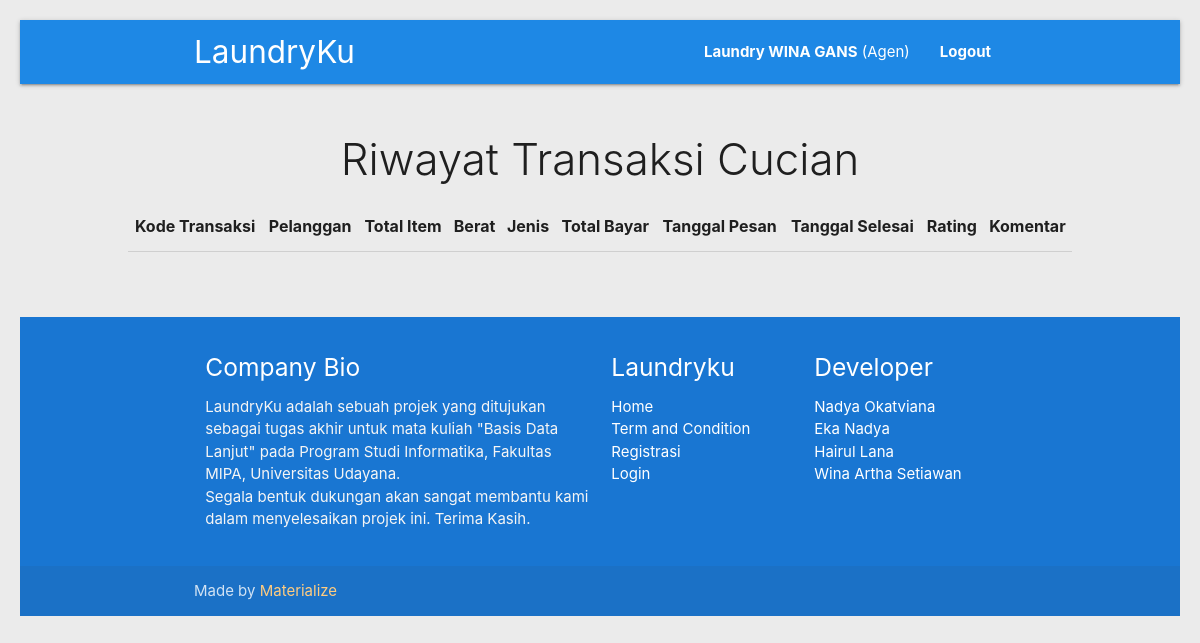
Page /transaksi.php (signed in) on the earlier database version.
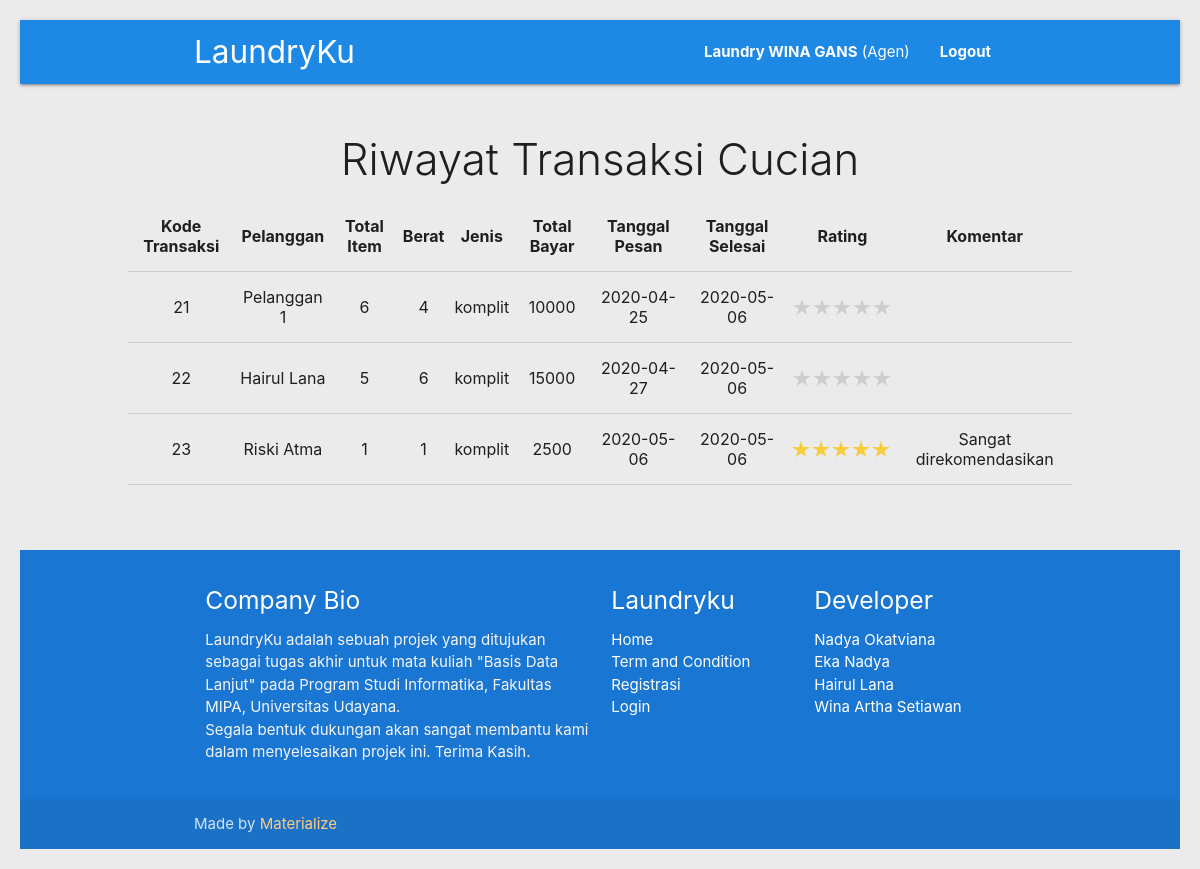
Same page on the later database version.
### tables this page shows
CREATE TABLE `agen` (
  `id_agen` int(11) NOT NULL,
  `nama_laundry` varchar(30) DEFAULT NULL,
  `nama_pemilik` varchar(30) DEFAULT NULL,
  `telp` varchar(13) DEFAULT NULL,
  `email` varchar(30) DEFAULT NULL,
  `kota` varchar(20) DEFAULT NULL,
  `alamat` varchar(100) DEFAULT NULL,
  `plat_driver` varchar(12) DEFAULT NULL,
  `foto` text NOT NULL,
  `password` varchar(255) DEFAULT NULL
);

CREATE TABLE `transaksi` (
  `kode_transaksi` int(11) NOT NULL,
  `id_cucian` int(11) NOT NULL,
  `id_agen` int(11) NOT NULL,
  `id_pelanggan` int(11) NOT NULL,
  `tgl_mulai` date DEFAULT NULL,
  `tgl_selesai` date DEFAULT NULL,
  `total_bayar` int(11) DEFAULT NULL,
  `rating` int(11) DEFAULT NULL,
  `komentar` text NOT NULL
);

CREATE TABLE `pelanggan` (
  `id_pelanggan` int(11) NOT NULL,
  `nama` varchar(30) DEFAULT NULL,
  `email` varchar(30) DEFAULT NULL,
  `telp` varchar(13) DEFAULT NULL,
  `kota` varchar(20) DEFAULT NULL,
  `alamat` varchar(100) DEFAULT NULL,
  `foto` text NOT NULL,
  `password` varchar(255) DEFAULT NULL
);

CREATE TABLE `cucian` (
  `id_cucian` int(11) NOT NULL,
  `id_agen` int(11) NOT NULL,
  `id_pelanggan` int(11) DEFAULT NULL,
  `tgl_mulai` date NOT NULL,
  `tgl_selesai` date NOT NULL,
  `jenis` varchar(15) DEFAULT NULL,
  `total_item` int(11) DEFAULT NULL,
  `berat` double DEFAULT NULL,
  `alamat` varchar(100) NOT NULL,
  `catatan` text NOT NULL,
  `status_cucian` varchar(20) DEFAULT NULL
);

### transaksi.php (the view, shortened to what this page needs)
<?php
include 'connect-db.php';
include 'functions/functions.php';
if(isset($_SESSION["login-admin"]) && isset($_SESSION["admin"])){
    $idAdmin = $_SESSION["admin"];
    $login = "Admin";
}else if(isset($_SESSION["login-agen"]) && isset($_SESSION["agen"])){
    $idAgen = $_SESSION["agen"];
    $login = "Agen";
}else if (isset($_SESSION["login-pelanggan"]) && isset($_SESSION["pelanggan"])){
    $idPelanggan = $_SESSION["pelanggan"];
    $login = "Pelanggan";
}else {
    echo "
        <script>
            document.location.href = 'login.php';
        </script>
    ";
}
?>
<!DOCTYPE html>
<html lang="en">
<head>
</head>
<body>
<?php include 'header.php'; ?>
    <div class="row">
        <h3 class="header col s12 light center">Riwayat Transaksi Cucian</h3>
        <br>
        <?php if ($login == "Admin") : $query = mysqli_query($connect, "SELECT * FROM transaksi"); ?>
        <div class="col s10 offset-s1">
            <table border=1 cellpadding=10 class="responsive-table centered">
                <tr>
                    <td style="font-weight:bold;">Kode Transaksi</td>
                    <td style="font-weight:bold;">Agen</td>
                    <td style="font-weight:bold;">Pelanggan</td>
                    <td style="font-weight:bold;">Total Item</td>
                    <td style="font-weight:bold;">Berat</td>
                    <td style="font-weight:bold;">Jenis</td>
                    <td style="font-weight:bold;">Total Bayar</td>
                    <td style="font-weight:bold;">Tanggal Pesan</td>
                    <td style="font-weight:bold;">Tanggal Selesai</td>
                    <td style="font-weight:bold;">Rating</td>
                    <td style="font-weight:bold;">Komentar</td>
                </tr>
                <?php while ($transaksi = mysqli_fetch_assoc($query)) : ?>
                <tr>
                    <td><?php echo $kodeTransaksi = $transaksi["kode_transaksi"] ?></td>
                    <td>
                        <?php
                            $temp = $transaksi["id_agen"];
                            $agen = mysqli_query($connect, "SELECT * FROM agen WHERE id_agen = '$temp'");
                            $agen = mysqli_fetch_assoc($agen);
                            echo $agen["nama_laundry"];
                        ?>
                    </td>
                    <td>
                        <?php
                            $temp = $transaksi["id_pelanggan"];
                            $pelanggan = mysqli_query($connect,"SELECT * FROM pelanggan WHERE id_pelanggan = '$temp'");
                            $pelanggan = mysqli_fetch_assoc($pelanggan);
                            echo $pelanggan["nama"];
                        ?>
                    </td>
                    <td>
                        <?php
                            $idCucian = $transaksi["id_cucian"];
                            $cucian = mysqli_query($connect, "SELECT * FROM cucian WHERE id_cucian = $idCucian");
                            $cucian = mysqli_fetch_assoc($cucian);
                            echo $cucian["total_item"];
                        ?>
                    </td>
                    <td><?= $cucian["berat"] ?></td>
                    <td><?= $cucian["jenis"] ?></td>
                    <td><?= $transaksi["total_bayar"] ?></td>
                    <td><?= $transaksi["tgl_mulai"] ?></td>
                    <td><?= $transaksi["tgl_selesai"] ?></td>
                    <td>
                        <?php
                            $star = mysqli_query($connect,"SELECT * FROM transaksi WHERE kode_transaksi = $kodeTransaksi");
                            $star = mysqli_fetch_assoc($star);
                            $star = ceil($star["rating"]);
                        ?>
                        <fieldset class="bintang"><span class="starImg star-<?= $star ?>"></span></fieldset>
                    </td>
                    <td><?= $transaksi["komentar"] ?></td>
                </tr>
                <?php endwhile; ?>
            </table>
        </div>
        <?php elseif ($login == "Agen") : $query = mysqli_query($connect, "SELECT * FROM transaksi WHERE id_agen = '$idAgen'"); ?>
        <div class="col s10 offset-s1">
        <table border=1 cellpadding=10 class="responsive-table centered">
                <tr>
                    <td style="font-weight:bold">Kode Transaksi</td>
                    <td style="font-weight:bold">Pelanggan</td>
                    <td style="font-weight:bold">Total Item</td>
                    <td style="font-weight:bold">Berat</td>
                    <td style="font-weight:bold">Jenis</td>
                    <td style="font-weight:bold">Total Bayar</td>
                    <td style="font-weight:bold">Tanggal Pesan</td>
                    <td style="font-weight:bold">Tanggal Selesai</td>
                    <td style="font-weight:bold">Rating</td>
                    <td style="font-weight:bold">Komentar</td>
                </tr>
                <?php while ($transaksi = mysqli_fetch_assoc($query)) : ?>
                <tr>
                    <td><?php echo $kodeTransaksi = $transaksi["kode_transaksi"] ?></td>
                    <td>
                        <?php
                            $temp = $transaksi["id_pelanggan"];
                            $pelanggan = mysqli_query($connect,"SELECT * FROM pelanggan WHERE id_pelanggan = '$temp'");
                            $pelanggan = mysqli_fetch_assoc($pelanggan);
                            echo $pelanggan["nama"];
                        ?>
                    </td>
                    <td>
                        <?php
                            $idCucian = $transaksi["id_cucian"];
                            $cucian = mysqli_query($connect, "SELECT * FROM cucian WHERE id_cucian = $idCucian");
                            $cucian = mysqli_fetch_assoc($cucian);
                            echo $cucian["total_item"];
                        ?>
                    </td>
                    <td><?= $cucian["berat"] ?></td>
                    <td><?= $cucian["jenis"] ?></td>
                    <td><?= $transaksi["total_bayar"] ?></td>
                    <td><?= $transaksi["tgl_mulai"] ?></td>
                    <td><?= $transaksi["tgl_selesai"] ?></td>
                    <td>
                        <?php
                            $star = mysqli_query($connect,"SELECT * FROM transaksi WHERE kode_transaksi = $kodeTransaksi");
                            $star = mysqli_fetch_assoc($star);
                            $star = ceil($star["rating"]);
                        ?>
                        <fieldset class="bintang"><span class="starImg star-<?= $star ?>"></span></fieldset>
                    </td>
                    <td><?= $transaksi["komentar"] ?></td>
                </tr>
                <?php endwhile; ?>
            </table>
        </div>
        <?php endif; ?>
    </div>
    <?php include "footer.php"; ?>
</body>
</html>

### header.php (shortened to what this page needs)
<nav class="blue darken-1" role="navigation">
    <div class="nav-wrapper container">
        <a id="logo-container" href="index.php" class="brand-logo">LaundryKu</a>
        <ul class="right hide-on-med-and-down">
            <li>
            <?php
                global $connect;
                if ( isset($_SESSION["login-pelanggan"]) && isset($_SESSION["pelanggan"])){
                    $idPelanggan = $_SESSION["pelanggan"];
                    $data = mysqli_query($connect, "SELECT * FROM pelanggan WHERE id_pelanggan = '$idPelanggan'");
                    $data = mysqli_fetch_assoc($data);
                    $nama = $data["nama"];
                    echo "
                        <a href='pelanggan.php'><b>$nama</b> (Pelanggan)</a>
                    ";
                }else if ( isset($_SESSION["login-agen"]) && isset($_SESSION["agen"])){
                    $id_agen = $_SESSION["agen"];
                    $data = mysqli_query($connect, "SELECT * FROM agen WHERE id_agen = '$id_agen'");
                    $data = mysqli_fetch_assoc($data);
                    $nama = $data["nama_laundry"];
                    echo "
                        <a href='agen.php'><b>$nama</b> (Agen)</a>
                    ";
                }else if ( isset($_SESSION["login-admin"]) && isset($_SESSION["admin"])){
                    echo "
                        <a href='admin.php'><span><b>Admin</b> (Admin)</a>
                    ";
                }else {
                    echo "
                        <a href='registrasi.php'><b>Registrasi</b></a>
                    ";
                }
            ?>
            </li>
            <li>
            <?php
                if ( isset($_SESSION["login-pelanggan"]) && isset($_SESSION["pelanggan"]) || isset($_SESSION["login-agen"]) && isset($_SESSION["agen"]) || isset($_SESSION["login-admin"]) && isset($_SESSION["admin"]) ){
                    echo "
                        <a href='logout.php'><b>Logout</b></a>
                    ";
                }else {
                    echo "
                        <a href='login.php'><b>Login</b></a>
                    ";
                }
            ?>
            </li>
        </ul>
    </div>
</nav>
<br/>

### footer.php (shortened to what this page needs)
<br><br>
<footer class="page-footer blue darken-2">
    <div class="container">
        <div class="row">
            <div class="col l6 s12">
            <h5 class="white-text">Company Bio</h5>
            <p class="grey-text text-lighten-4">
                LaundryKu adalah sebuah projek yang ditujukan sebagai tugas akhir untuk mata kuliah "Basis Data Lanjut" pada Program Studi Informatika, Fakultas MIPA, Universitas Udayana.<br/>
                Segala bentuk dukungan akan sangat membantu kami dalam menyelesaikan projek ini. Terima Kasih.
            </p>
            </div>
            <div class="col l3 s12">
            <h5 class="white-text">Laundryku</h5>
            <ul>
                <li><a class="white-text" href="index.php">Home</a></li>
                <li><a class="white-text" href="term.php">Term and Condition</a></li>
                <li><a class="white-text" href="registrasi.php">Registrasi</a></li>
                <li><a class="white-text" href="login.php">Login</a></li>
            </ul>
            </div>
            <div class="col l3 s12">
            <h5 class="white-text">Developer</h5>
            <ul>
                <li><a class="white-text" href="team.php">Nadya Okatviana</a></li>
                <li><a class="white-text" href="team.php">Eka Nadya</a></li>
                <li><a class="white-text" href="team.php">Hairul Lana</a></li>
                <li><a class="white-text" href="team.php">Wina Artha Setiawan</a></li>
            </ul>
            </div>
        </div>
    </div>
    <div class="footer-copyright">
        <div class="container">
            Made by <a class="orange-text text-lighten-3" href="http://materializecss.com">Materialize</a>
        </div>
    </div>
</footer>

### css/rating.css (style rules this page uses)
fieldset, label { margin: 0; padding: 0; }
body { margin: 20px; }
.bintang { width: 100px; border: none; font-weight: bold; font-size: 12px; }
.starImg { width: 100px; height: 21px; display: block; background: url(../img/rating.png) 0 0 no-repeat; }
.star-0 { background-position: -100px -0; }
.star-10 { background-position: 0 0; }

Differences in the rows shown:
added transaksi: kode_transaksi "21", id_pelanggan.nama "Pelanggan 1", id_cucian.total_item "6", id_cucian.berat "4", id_cucian.jenis "komplit", total_bayar "10000", tgl_mulai "2020-04-25", tgl_selesai "2020-05-06"
added transaksi: kode_transaksi "22", id_pelanggan.nama "Hairul Lana", id_cucian.total_item "5", id_cucian.berat "6", id_cucian.jenis "komplit", total_bayar "15000", tgl_mulai "2020-04-27", tgl_selesai "2020-05-06"
added transaksi: kode_transaksi "23", id_pelanggan.nama "Riski Atma", id_cucian.total_item "1", id_cucian.berat "1", id_cucian.jenis "komplit", total_bayar "2500", tgl_mulai "2020-05-06", tgl_selesai "2020-05-06", komentar "Sangat direkomendasikan"
